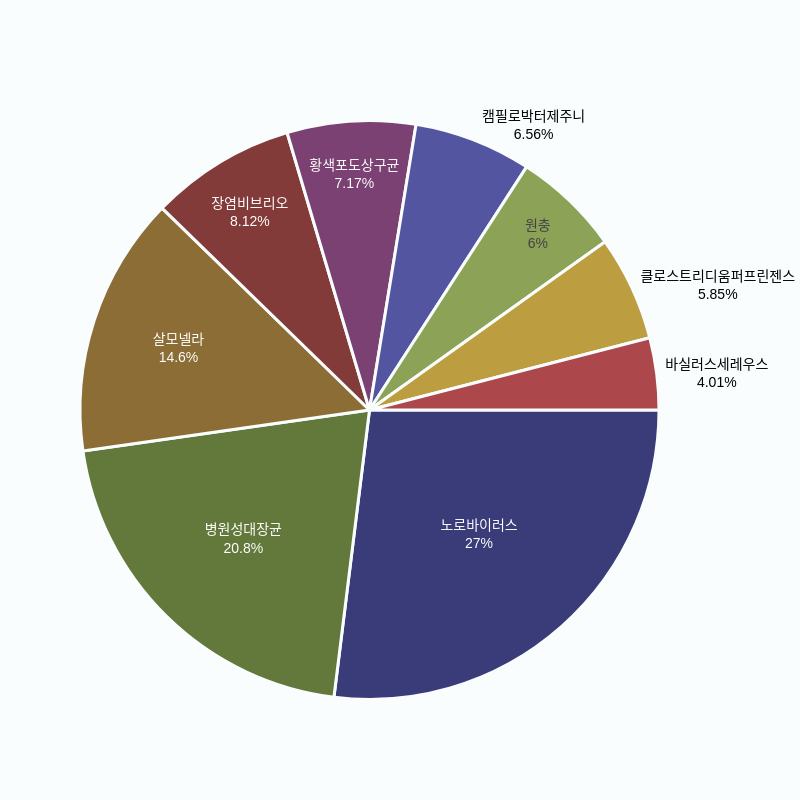

This figure's notebook cell:
### Code cell
cause_analysis_pie(cause_df, 'OCCRNC_VIRS', 'OCCRNC_CNT')

### Figure 1 — Plotly figure (JSON) as saved in the notebook; plotly's stock layout.template omitted (floating-point values rounded to 4 significant figures)
{"data": [{"direction": "clockwise", "hole": 0, "insidetextorientation": "horizontal", "labels": ["노로바이러스", "병원성대장균", "살모넬라", "장염비브리오", "황색포도상구균", "캠필로박터제주니", "원충", "클로스트리디움퍼프린젠스", "바실러스세레우스"], "marker": {"colors": ["#393C78", "#63793C", "#8B6D35", "#833B3A", "#7A4172", "#5355A1", "#8CA256", "#BC9D40", "#AC484C"], "line": {"color": "#FAFDFD", "width": 3}}, "rotation": 90, "showlegend": false, "sort": false, "textinfo": "percent+label", "type": "pie", "values": [880, 678, 475, 265, 234, 214, 196, 191, 131]}], "layout": {"font": {"color": "black", "family": "Arial", "size": 14}, "height": 800, "legend": {"font": {"family": "Arial", "size": 14, "weight": "bold"}}, "paper_bgcolor": "#FAFDFD", "width": 800}}
